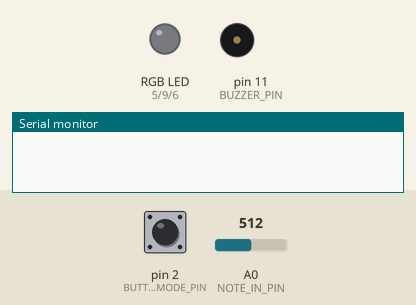
Recording of a sketch running on a simulated Arduino Uno, built with avr-gcc and run on an emulated ATmega328P. Parts: an RGB LED mixed from three pins (HIGH = lit), buzzer (waves = sounding), the last lines printed to the serial monitor. The test bench sets the inputs (shaded band); at power-on: pin 2 (BUTTON_MODE_PIN) LOW, A0 (NOTE_IN_PIN) = 512.

Above: at 1.2 s.
1.3 s: pin 2 (BUTTON_MODE_PIN) pulled HIGH for 1 s
At 2.3 s:
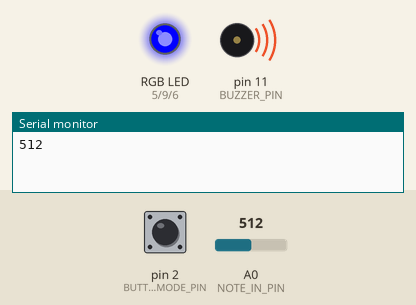
4.6 s: pin 2 (BUTTON_MODE_PIN) pulled HIGH for 3.2 s
At 6.3 s:
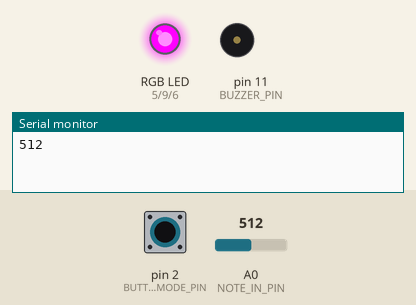
9.3 s: A0 (NOTE_IN_PIN) set to 7
12.3 s: A0 (NOTE_IN_PIN) set to 4
At 13.1 s:
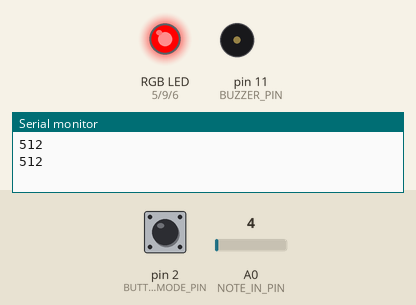
13.9 s: pin 2 (BUTTON_MODE_PIN) pulled HIGH for 3.2 s
At 18.0 s:
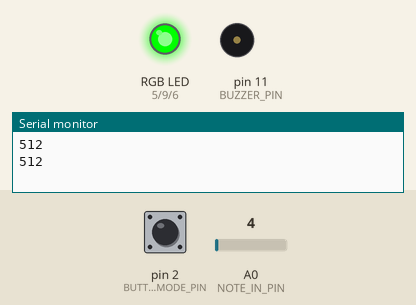
18.6 s: pin 2 (BUTTON_MODE_PIN) pulled HIGH for 0.15 s
At 20.5 s:
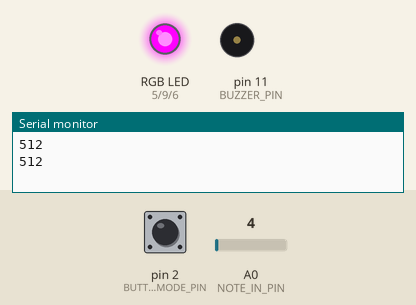
Timing chart, 0 to 21.6 s (numbered marks = the images above; inputs shaded):
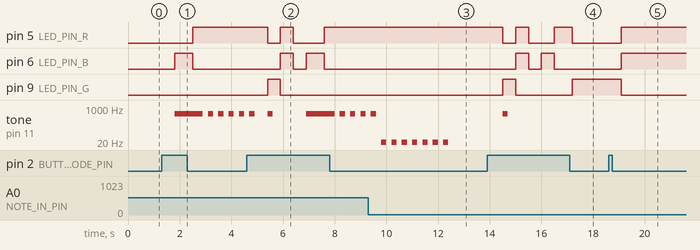

Measured:
- the behaviour switches between 6 and 5 on A0 (NOTE_IN_PIN) (found by bisection; images 2 and 3)
- after the input at 1.3 s, pin 5 (LED_PIN_R): LOW → HIGH after 1.2 s; pin 6 (LED_PIN_B): LOW → HIGH after 0.50 s, → LOW 0.70 s later; tone on pin 11 (BUZZER_PIN): silent → 512 Hz after 0.50 s, then repeats every 0.40 s: silent 0.20 s, 512 Hz 0.20 s
- after the input at 4.6 s, pin 5 (LED_PIN_R): HIGH → LOW after 0.80 s, → HIGH 0.50 s later, → LOW 0.50 s later, → HIGH 1.2 s later; pin 6 (LED_PIN_B): LOW → HIGH after 1.3 s, → LOW 0.50 s later, → HIGH 0.50 s later, → LOW 0.70 s later; pin 9 (LED_PIN_G): LOW → HIGH after 0.80 s, → LOW 0.50 s later
- after the input at 12.3 s, tone on pin 11 (BUZZER_PIN): goes on until 12.4 s, then stays silent
- after the input at 13.9 s, pin 5 (LED_PIN_R): goes LOW 0.50 s, HIGH 0.50 s, LOW 1.0 s, HIGH 0.70 s, then LOW, starting after 0.61 s; pin 6 (LED_PIN_B): alternates HIGH for 0.50 s and LOW for 0.50 s, 4 changes in all, then stays LOW, starting after 1.1 s
- after the input at 18.6 s, pin 5 (LED_PIN_R), pin 6 (LED_PIN_B): LOW → HIGH after 0.50 s; pin 9 (LED_PIN_G): HIGH → LOW after 0.50 s

The sketch:

Mestre__Andrea_etudeThree.ino
```cpp
/********************** ETUDE 3 CART 360 2019 *******************************
   WELCOME!
   THE PURPOSE OF THIS EXERCISE IS TO DESIGN A VERY SIMPLE KEYBOARD (5 KEYS)
   WHICH ALLOWS YOU TO PLAY LIVE, RECORD, AND PLAYBACK SINGLE NOTES (NO CHORDS).
   THERE WILL BE A BUTTON WHICH WHEN PRESSED WILL TAKE THE USER TO THE NEXT MODE:
   THERE ARE 5 POSSIBLE MODES
   0 ==  reset    ==   led off == also resets
   1 ==  live     ==   led BLUE
   2 ==  record   ==   led RED
   3 ==  play     ==   led GREEN
   4 ==  loopMODE ==   led PURPLE

   ADDITIONALLY - WHEN THE USER CHANGES MODE,
   THE RGB LED WILL CHANGE COLOR (ACCORDING TO THE SPECIFICATIONS)

   PLEASE FOLLOW THE INSTRUCTIONS IN THE COMMENTS:
   DO NOT ADD ANY MORE FUNCTION DEFINITIONS
   ONLY IMPLEMENT THE FUNCTION DEFINITIONS SUPPLIED
   THERE IS NO NEED TO ADD ANY NEW VARIABLES OR CONSTANTS
   PROVIDE COMMENTS FOR ANY OF THE CODE IMPLEMENTED
   GOOD LUCK!
*/
/**** CONSTANTS ********************************************************/

#define BUTTON_MODE_PIN 2 // Button to change the mode

// constants for RGB LED
#define LED_PIN_R 5 // R PIN
#define LED_PIN_G 9 // G PIN
#define LED_PIN_B 6 // B PIN

// constant for note in (button-resistor ladder on breadboard) //is this variable to record the notes?
# define NOTE_IN_PIN A0

//constant for max number of notes in array
#define MAX_NOTES 16

// a constant for duration
const int duration = 200;

// constant for pin to output for buzzer
#define BUZZER_PIN 11 // PWM

/******** VARIABLES *****************************************************/
// counter for how many notes we have
int countNotes = 0;
// array to hold the notes played (for record/play mode)
int notes [MAX_NOTES];
int mode = 0; // start at off

/*************************************************************************/


/**********************SETUP() DO NOT CHANGE*******************************/
// Declare pin mode for the single digital input
void setup()
{
  pinMode(BUTTON_MODE_PIN, INPUT);
  Serial.begin(9600);
}

/**********************LOOP() DO NOT CHANGE *******************************
   INSTRUCTIONS:
   There is NO NEED to change the loop - it establishes the flow of the program
   We call here 3 functions repeatedly:
   1: chooseMode(): this function will determine the mode that your program is in
   based on if the button (linked to the BUTTON_MODE_PIN) was pressed
   2: setRGB(): will set the color of the RGB LED based on the value of the mode variable
   3: selectMode(): will determine which function to call based on the value of the mode variable

**************************************************************************/
void loop()
{
  chooseMode();
  setRGB();
  selectMode();
}
/******************CHOOSEMODE(): IMPLEMENT *********************************
   INSTRUCTIONS:
   Read the value from the Button (linked to the BUTTON_MODE_PIN) and
   if is being pressed then change the mode variable.
   REMEMBER:
   mode == 0 is reset
   mode == 1 is live
   mode == 2 is record
   mode == 3 is play
   mode == 4 is loopMode
   Every time the user presses the button, the program will go to the next mode,
   once it reaches 4, it should go back to mode == 0.
   (i.e. if mode ==2 and we press, then mode ==3) ...
**************************************************************************/
void chooseMode() {
  // IMPLEMENT
  //if the button is being pressed change to the next mode
  if (digitalRead(BUTTON_MODE_PIN) == HIGH) { //if the digital reading of the light button is HIGH/on,proceed with the next code

    if (mode < 4) { //if the mode is less than 4, increase the mode
      mode++;
    }
    else {
      mode = 0; //if the mode is bigger than 4, reset the mode to 0
    }
    delay(500);
  }

}

/******************SETRGB(): IMPLEMENT *********************************
   INSTRUCTIONS:
   Depending on the value of the mode variable:
   if the mode is 0 - RGB LED IS OFF
   if the mode is 1 - RGB LED IS BLUE
   if mode is 2 - RGB LED IS RED
   if mode is 3 - RGB LED IS GREEN
   if mode is 4 - RGB LED iS PURPLE
   YOU MUST USE A SWITCH CASE CONSTRUCT (NOT A SERIES OF IF / ELSE STATEMENTS
**************************************************************************/
void setRGB()
{

  switch (mode) {

    case 0:     //turn the LED off
      analogWrite(LED_PIN_R, 0);
      analogWrite(LED_PIN_G, 0);
      analogWrite(LED_PIN_B, 0);
      break;

    case 1: //make the light blue
      analogWrite(LED_PIN_R, 0);
      analogWrite(LED_PIN_G, 0);
      analogWrite(LED_PIN_B, 255);
      break;

    case 2: //make the light red
      analogWrite(LED_PIN_R, 255);
      analogWrite(LED_PIN_G, 0);
      analogWrite(LED_PIN_B, 0);
      break;

    case 3: //make the light green
      analogWrite(LED_PIN_R, 0);
      analogWrite(LED_PIN_G, 255);
      analogWrite(LED_PIN_B, 0);
      break;

    case 4:     //make the light purple
      analogWrite(LED_PIN_R, 255);
      analogWrite(LED_PIN_G, 0);
      analogWrite(LED_PIN_B, 255);
      break;


  }


}
/**********************SELECTMODE() DO NOT CHANGE *******************************
   INSTRUCTIONS:
   There is NO NEED to change this function - it selects WHICH function should run based on the mode variable
   There are 4 possibilities
   1: reset(): this function will reset any arrays etc, and will do nothing else
   2: live(): this function will play the corresponding notes
   to the user pressing the respective buttons.
   NOTE:: the notes played are NOT stored
   3: record(): this function will play the corresponding notes
   to the user pressing the respective buttons
   AND will STORE up to 16 consecutive notes in an array.
   4: play(): this function will playback any notes stored in the array that were recorded
   in the previous mode
   5: loopMode(): this function will playback any notes stored in the array that were recorded,
   BUT unlike the previous mode, you can choose in which sequence the notes are played.
   REQUIRED: only play notes from the array (no live stuff)

******************************************************************************/
void selectMode()  //where is mode being defined? I don't see it in the void setup area
{
  if (mode == 0) {
    reset();
  }
  else if (mode == 1) {
    live();
  }
  else if (mode == 2) {
    record();
  }

  else if (mode == 3) {
    play();
  }

  else if (mode == 4) {
    // loopMode();
  }
}
/******************RESET(): IMPLEMENT **************************************
   INSTRUCTIONS:
   this function should ensure that any notes recorded are no longer available
**************************************************************************/
void reset()
{
  // IMPLEMENT

  countNotes = 0; //reset countNotes to zero
  //empty the array


}
/******************LIVE(): IMPLEMENT **************************************
   INSTRUCTIONS:
   this function will play the corresponding notes
   to the user pressing the respective buttons
   NOTE:: the notes played are NOT stored
   SO: you need read in the input from the analog input (linked to the button-resistor ladder combo)
   THEN - output the note to the buzzer using the tone() function
**************************************************************************/
void live()
{
  //IMPLEMENT
  //if the analogue sensor detects this input, play the buzzer
  //do not use the array, we are not storing values here
  if (analogRead(NOTE_IN_PIN) > 5) {                 //if the analog button reads input that is bigger than five
    Serial.println(analogRead(NOTE_IN_PIN));         //read the value being input, should be reading zero when starting off
    tone(BUZZER_PIN, analogRead(NOTE_IN_PIN));       //play the buzzer, and ouptu the frequency  which is the numerical value of the input
    delay(duration);                                 //delay 200 milliseconds
  }
  else {
    noTone(BUZZER_PIN); //play no frequency from the buzzer //if the analog reader is less than 5 i.e. not being pressed, don't play any tone
  }
}
/******************RECORD(): IMPLEMENT **********************************
   INSTRUCTIONS:
   this function will play the corresponding notes
   to the user pressing the respective buttons
   AND will STORE up to 16 consecutive notes in an array.
   SO:you need read in the input from the analog input (linked to the button-resistor ladder combo)
   AND - output the note to the buzzer using the tone() function
   THEN store that note in the array  - BE CAREFUL - you can only allow for up to MAX_NOTES to be stored
**************************************************************************/
void record()
{
  // IMPLEMENT
  //PLAY MUSIC
  int val = analogRead(NOTE_IN_PIN) ;
  if (val > 5)
  {
    if (countNotes < 16) {
      notes[countNotes] = val;
      countNotes++;
      delay(200);
      tone(BUZZER_PIN, val, duration);
    }
    //if the analog button reads input that is bigger than five

  }

  delay(duration);


  /*RECORD/STORE
    //every time I press a button I want countNotes++
    for(countNotes=0; countNotes > 16; countNotes++){       //set countNotes to 0, if it's less than 16, increase by 1 and complete the code bellow

    notes[0] = (countNotes+1);  //store countNotes +1 into the first slot of the array
    notes[1] = (countNotes+2);  //store countNotes +2 into the secomd slot of the array
    notes[2] = (countNotes+3);  //etc.
    notes[3] = (countNotes+4);
    notes[4] = (countNotes+5);
    notes[5] = (countNotes+6);
    notes[6] = (countNotes+7);
    notes[7] = (countNotes+8);
    notes[8] = (countNotes+9);
    notes[9] = (countNotes+10);
    notes[10] = (countNotes+11);
    notes[11] = (countNotes+12);
    notes[12] = (countNotes+13);
    notes[13] = (countNotes+14);
    notes[14] = (countNotes+15);
    notes[15] = (countNotes+16);
    }
     }*/
}
/******************PLAY(): IMPLEMENT ************************************
   INSTRUCTIONS:
   this function will playback any notes stored in the array that were recorded
   in the previous mode
   SO: you need to go through the array of values (be careful - the user may not have put in MAX_NOTES)
   READ each value IN ORDER
   AND output each note to the buzzer using the tone() function
   ALSO: as long as we are in this mode, the notes are played over and over again
   BE CAREFUL: make sure you allow for the user to get to another mode from the mode button...
**************************************************************************/
void play()
{
  // IMPLEMENT
  //PLAY BACK RECORDED MUSIC

  for (int i = 0; i < countNotes; i++) {      //count i until its bigger than how many countNotes we have stored. If it's less than countNotes...
    tone(BUZZER_PIN, notes[i], duration);                      //...play the list of stored notes


    if(digitalRead(BUTTON_MODE_PIN) ==HIGH){    //if we press the digital button again
      break;                                    //GET THE HELL OUT OF THIS CODE
      }
  }

}
/******************LOOPMODE(): IMPLEMENT *********************************
   INSTRUCTIONS:
   this function will playback any notes stored in the array that were recorded
   in the previous mode
   SO: you need to go through the array of values (be careful - the user may not have put in MAX_NOTES)
   READ values IN ANY ORDERING (You MUST use the array - but you can determine your own sequence)
   AND output each note to the buzzer using the tone() function
   ALSO: as long as we are in this mode, the notes are played over and over again
   BE CAREFUL: make sure you allow for the user to get to another mode from the mode button...
**************************************************************************/
void loopMode()
{
  //IMPLEMENT
  //fuck up the tone function

}

/**************************************************************************/
```
